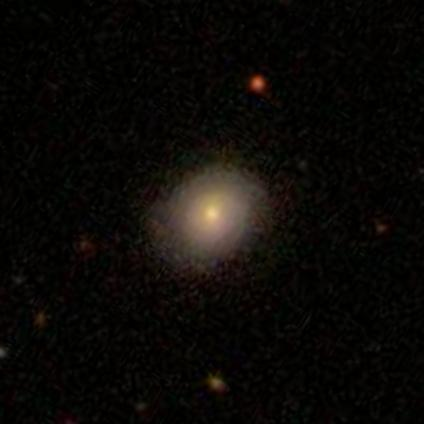
#> input picture small-training/100008.jpg, 424 x 424 px, found by its file name
$ jupyter execute --allow-errors GenerateDeepLabData.ipynb
#> lines starting #> are read from the running program, lines starting #| are printed output that depends on the picture; after the words box and inside, x2 and y2 are one past the last pixel; in counts of white or black regions, pixels touching at a corner belong together
[cell 1]
import cv2
from matplotlib import pyplot as plt
import pandas as pd
import numpy as np
from os import listdir

[cell 2]
#extract 100 images from galaxy-zoo dataset: mv 'ls | head -100' ../small-training/
imagePath = '/home/noranikoloska/Documents/MasinskaVizija/small-training/100008.jpg'

img = cv2.imread(imagePath)
#> img is the input picture: shape (424, 424, 3); mean B, G, R 6.7, 9.3, 11.4
plt.imshow(img), plt.show()

grayImage = cv2.cvtColor(img, cv2.COLOR_BGR2GRAY)
retval, threshold = cv2.threshold(grayImage, 50, 255, cv2.THRESH_BINARY)
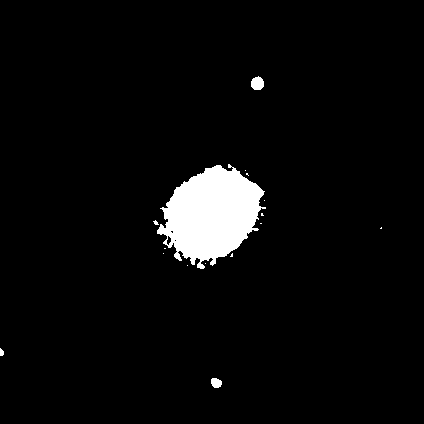
#> threshold: shape (424, 424); 4.1% white; 16 white regions (12 under 20 px), largest, box (x1, y1, x2, y2) and area: (157, 164, 266, 269) 7084, (251, 76, 264, 90) 143, (211, 378, 222, 388) 88, (0, 348, 4, 356) 25
img[threshold == 255] = [128,0,0]
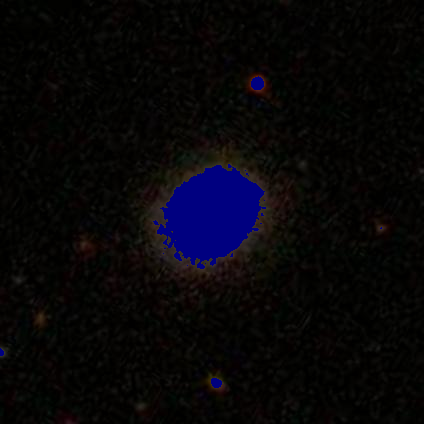
#> img: shape (424, 424, 3); 4.11% of pixels changed, all inside (x1, y1, x2, y2) = (0, 76, 382, 388)
img[threshold != 255] = [0, 0, 0]
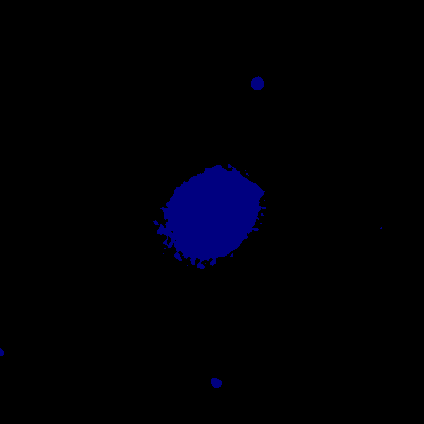
#> img: shape (424, 424, 3); mean B, G, R 5.3, 0, 0

plt.imshow(img, cmap="gray"), plt.show()

$ run again, with small-training/100078.jpg copied over small-training/100008.jpg
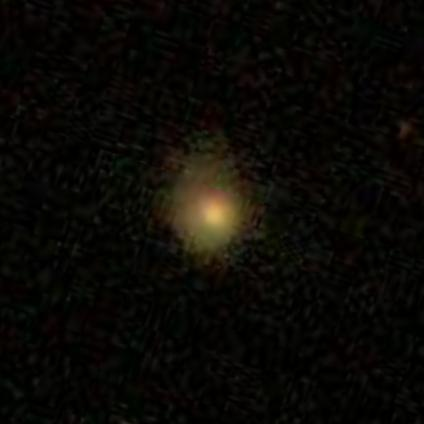
#> input picture small-training/100078.jpg, 424 x 424 px, found by its file name
#> img is the input picture: shape (424, 424, 3); mean B, G, R 5.3, 9.1, 10.6
#> `retval, threshold = cv2.threshold(grayImage, 50, 255, cv2.THRESH_BINARY)`:
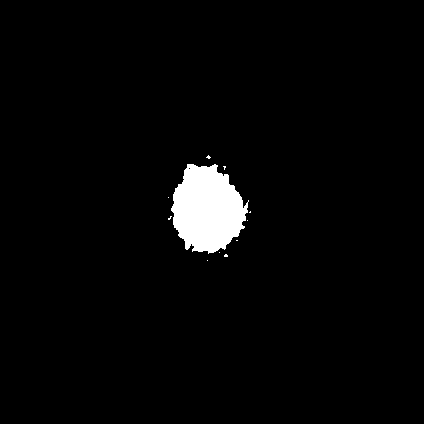
#> threshold: shape (424, 424); 2.8% white; 11 white regions (10 under 20 px), largest, box (x1, y1, x2, y2) and area: (171, 164, 249, 254) 4922
#> `img[threshold != 255] = [0, 0, 0]`:
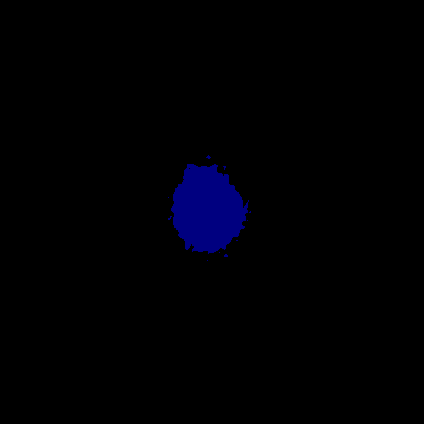
#> img: shape (424, 424, 3); mean B, G, R 3.5, 0, 0

$ run again, with small-training/100090.jpg copied over small-training/100008.jpg
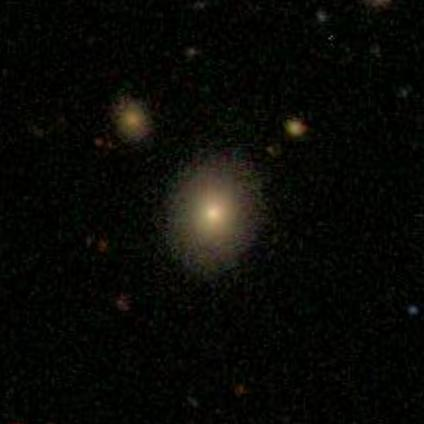
#> input picture small-training/100090.jpg, 424 x 424 px, found by its file name
#> img is the input picture: shape (424, 424, 3); mean B, G, R 6.2, 9.8, 9.4
#> `retval, threshold = cv2.threshold(grayImage, 50, 255, cv2.THRESH_BINARY)`:
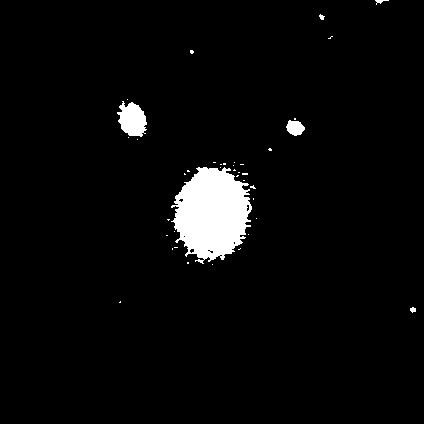
#> threshold: shape (424, 424); 3.7% white; 40 white regions (34 under 20 px), largest, box (x1, y1, x2, y2) and area: (171, 167, 252, 264) 5429, (117, 101, 147, 137) 738, (286, 120, 305, 136) 212, (375, 0, 389, 5) 29, (410, 307, 416, 313) 26, (319, 14, 325, 20) 22
#> `img[threshold != 255] = [0, 0, 0]`:
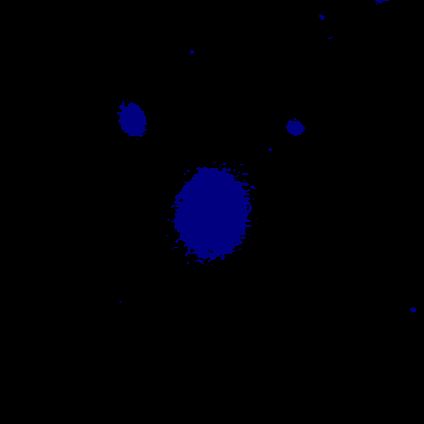
#> img: shape (424, 424, 3); mean B, G, R 4.7, 0, 0

$ run again, with small-training/100122.jpg copied over small-training/100008.jpg
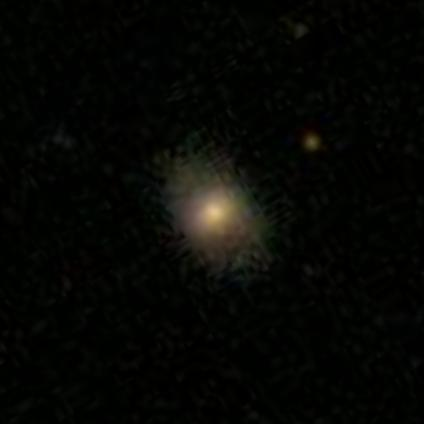
#> input picture small-training/100122.jpg, 424 x 424 px, found by its file name
#> img is the input picture: shape (424, 424, 3); mean B, G, R 4.1, 7, 6.1
#> `retval, threshold = cv2.threshold(grayImage, 50, 255, cv2.THRESH_BINARY)`:
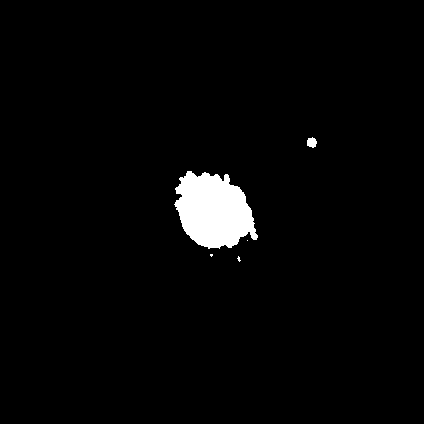
#> threshold: shape (424, 424); 2.6% white; 5 white regions (3 under 20 px), largest, box (x1, y1, x2, y2) and area: (174, 171, 258, 249) 4570, (307, 137, 317, 148) 82
#> `img[threshold != 255] = [0, 0, 0]`:
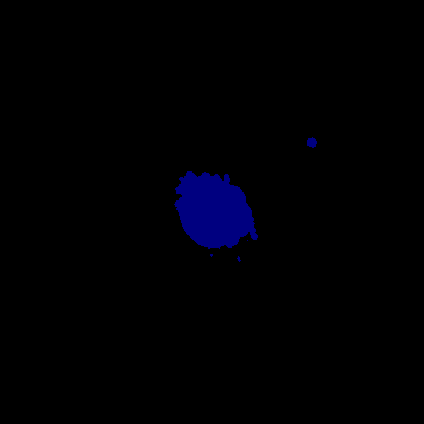
#> img: shape (424, 424, 3); mean B, G, R 3.3, 0, 0
